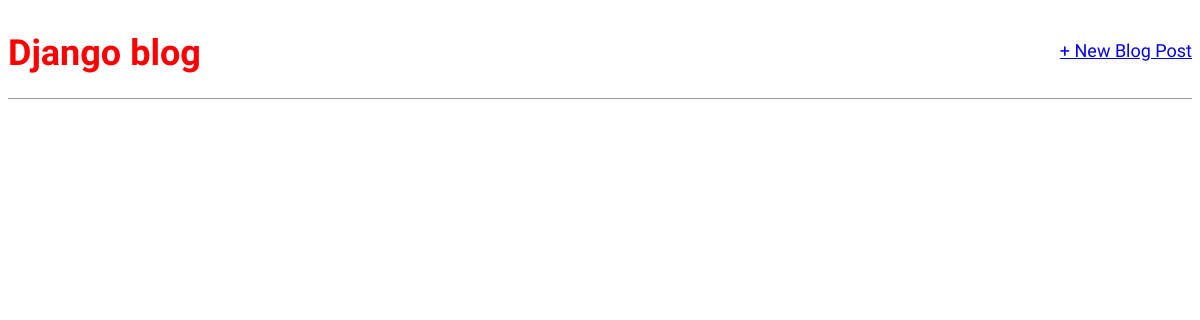
Before: / with the older database file.
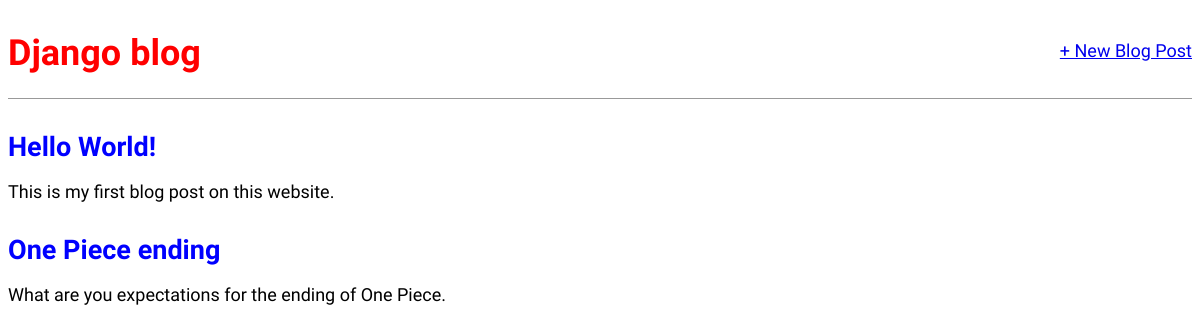
After: the same page with the newer database file.
### blog/models.py (models this page shows, shortened)
class Post(models.Model):
    title = models.CharField(max_length=200)
    author = models.ForeignKey(
        "auth.User",
        on_delete=models.CASCADE,
    )
    body = models.TextField()

### blog/views.py (the view)
# urls.py: path("", BlogListView.as_view(), name="home"),
class BlogListView(ListView):
    model = Post
    template_name = "home.html"

### templates/home.html (shortened to what this page needs)
<!DOCTYPE html>
<html lang="en">
<head>
</head>
<body>
    {% extends "base.html" %}
    {% block content %}
    {% for post in post_list %}
    <div class="post-entry">
        <h2><a href="{% url 'post_detail' post.pk %}">{{post.title}}</a></h2>
        <p>{{ post.body }}</p>
    </div>
    {% endfor %}
    {% endblock content %}

### templates/base.html (shortened to what this page needs)
{% load static %}
<!DOCTYPE html>
<html lang="en">
<head>
    <link href="{% static 'css/base.css' %}" rel ='stylesheet'>
</head>
<body>
    <div>
        <header>
            <div class="nav-left">
                <h1><a href="{% url 'home' %}">Django blog</a></h1>
            </div>
            <div class="nav-right">
                <a href="{% url 'post_new' %}">+ New Blog Post</a>
            </div>
        </header>
        {% block content %}
        {% endblock content %}
    </div>
</body>
</html>

### static/css/base.css (style rules this page uses)
body { font-family: 'Source Sans Pro', sans-serif; font-size: 18px; }
header { border-bottom: 1px solid #999; margin-bottom: 2rem; display: flex; }
header h1 a { color: red; text-decoration: none; }
.nav-left { margin-right: auto; }
.nav-right { display: flex; padding-top: 2rem; }
.post-entry { margin-bottom: 2rem; }
.post-entry h2 { margin: 0.5rem 0; }
.post-entry h2 a, .post-entry h2 a:visited { color: blue; text-decoration: none; }

Changed rows visible on the page:
added Post: title "Hello World!", body "This is my first blog post on this website."
added Post: title "One Piece ending", body "What are you expectations for the ending of One Piece."
